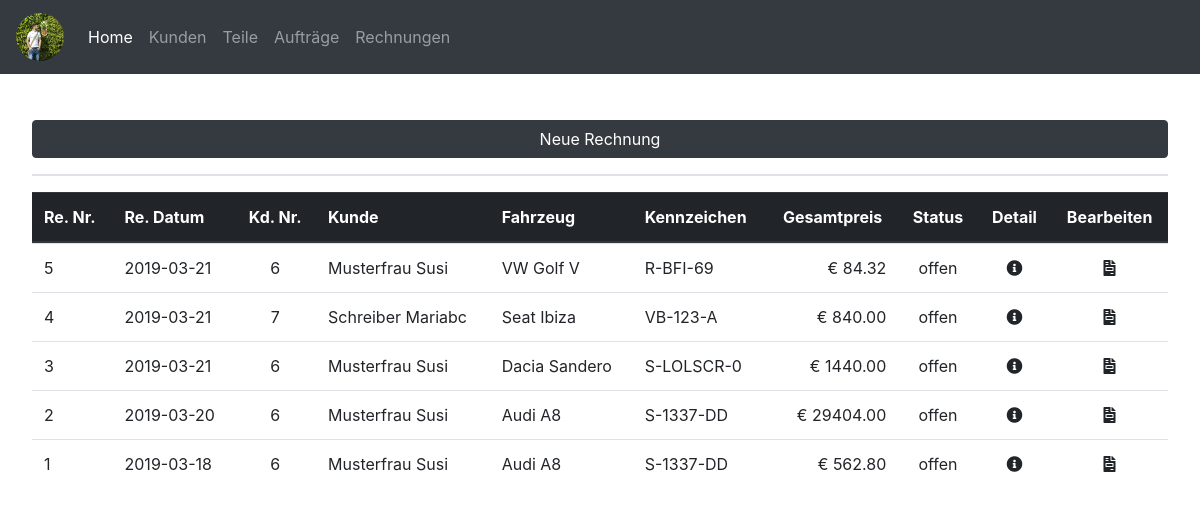
The app's page /invoice.php, older data.
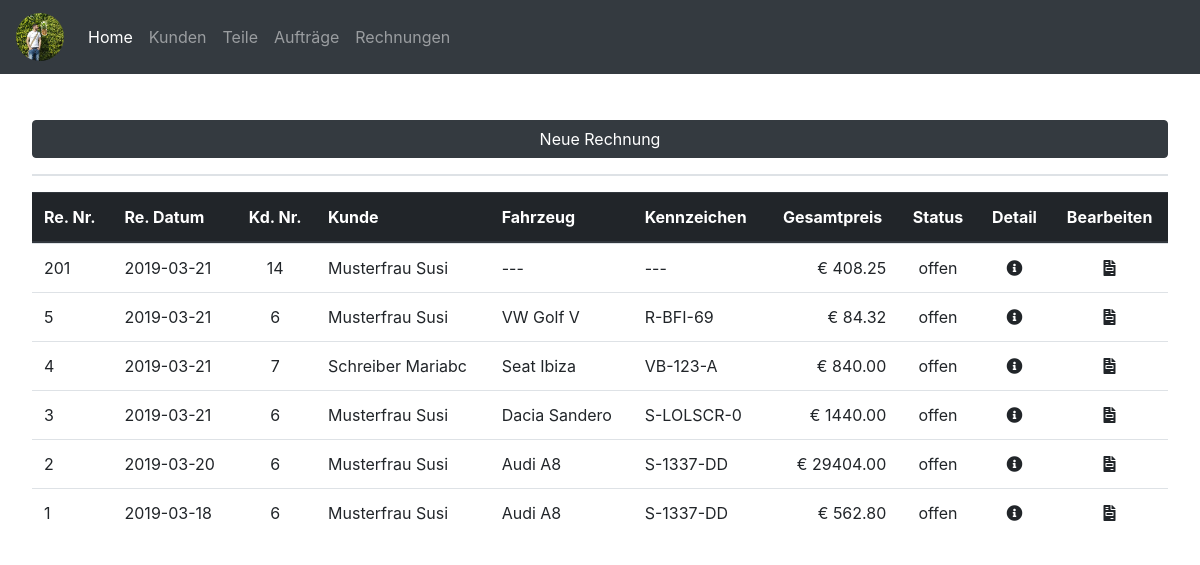
The same page, newer data.
### tables this page shows
CREATE TABLE `rechnung` (
  `rechnungid` int(11) NOT NULL,
  `repid` int(11) DEFAULT NULL,
  `rechnungsnummer` int(11) NOT NULL,
  `rechnungsdatum` date NOT NULL,
  `kundenid` int(11) NOT NULL,
  `fahrzeugid` int(11) DEFAULT NULL,
  `summe` float DEFAULT NULL,
  `status` varchar(20) DEFAULT NULL
);

CREATE TABLE `kunde` (
  `kundennummer` int(10) NOT NULL,
  `anrede` varchar(15) NOT NULL,
  `titel` varchar(10) NOT NULL,
  `vorname` varchar(20) NOT NULL,
  `nachname` varchar(20) NOT NULL,
  `gebdat` date NOT NULL,
  `strasse` varchar(50) NOT NULL,
  `plz` int(10) NOT NULL,
  `ort` varchar(50) NOT NULL,
  `telefon` varchar(20) NOT NULL,
  `email` varchar(50) NOT NULL,
  `newsletter` tinyint(1) NOT NULL,
  `kommentar` text NOT NULL,
  `kundeseit` date NOT NULL
);

CREATE TABLE `fahrzeug` (
  `fzid` int(11) NOT NULL,
  `kundeid` int(11) NOT NULL,
  `marke` varchar(20) NOT NULL,
  `type` varchar(20) NOT NULL,
  `kennzeichen` varchar(10) NOT NULL,
  `fahrgestellnummer` varchar(30) NOT NULL,
  `nationalcode` varchar(20) NOT NULL,
  `motorkennzeichen` varchar(4) NOT NULL,
  `getriebekennzeichen` varchar(20) NOT NULL,
  `farbe` varchar(20) NOT NULL,
  `treibstoff` varchar(20) NOT NULL,
  `leistung` int(3) NOT NULL,
  `hubraum` int(5) NOT NULL,
  `erstzulassung` date NOT NULL
);

### invoice.php (the view, shortened to what this page needs)
<?php include('connection.php') ?>
<?php include('header.php') ?>
<form action="invoice_new.php" method="post">
<input value="Neue Rechnung" type="submit" class="btn btn-dark btn-new-car mb-3 mb-lg-0" data-toggle="modal" data-target="#invoicenewmodal"/>
<br /><hr />
<table id="invoicetable" class="display table table-hover">
    <thead class="thead-dark">
        <tr>
            <th>Re. Nr.</th>
            <th>Re. Datum</th>
            <th><center>Kd. Nr.</center></th>
            <th>Kunde</th>
            <th>Fahrzeug</th>
            <th>Kennzeichen</th>
            <th><center>Gesamtpreis</center></th>
            <th><center>Status</center></th>
            <th><center>Detail</center></th>
            <th><center>Bearbeiten</center></th>
        </tr>
    </thead>
    <tbody>
    <?php
    $pdo->setAttribute( PDO::ATTR_ERRMODE, PDO::ERRMODE_EXCEPTION );
        $sql = "SELECT  rechnung.rechnungsnummer,
                        rechnung.rechnungsdatum,
                        rechnung.rechnungid,
                        kunde.kundennummer,
                        kunde.nachname,
                        kunde.vorname,
                        fahrzeug.marke,
                        fahrzeug.type,
                        fahrzeug.kennzeichen,
                        rechnung.summe,
                        rechnung.status
                        FROM rechnung
                        LEFT JOIN kunde
                        ON rechnung.kundenid = kunde.kundennummer
                        LEFT JOIN fahrzeug
                        ON rechnung.fahrzeugid = fahrzeug.fzid
                        #LEFT JOIN rechnungdetails
                        #ON rechnung.rechnungsnummer = rechnungdetails.rechnungsnummer
                        ORDER BY rechnung.rechnungsnummer DESC";
        $result = $pdo->query($sql);
        while($row = $result->fetch())
{
    echo "<tr href='invoice_detail.php?rechnungsnummer=" . $row['rechnungsnummer']."'>";
    echo "<td>" . $row["rechnungsnummer"] . "</td>";
    echo "<td>" . $row["rechnungsdatum"] . "</td>";
    echo "<td><center>" . $row["kundennummer"] . "</center></td>";
    echo "<td>" . $row["nachname"] . " ". $row["vorname"] . "</td>";
    if (isset($row['marke'])){
        echo "<td>" . $row["marke"] . " ". $row["type"] . "</td>";
    } else {
        echo "<td>---</td>";
    };
    if (isset($row['kennzeichen'])){
        echo "<td>" . $row["kennzeichen"] . "</td>";
    } else {
        echo "<td>---</td>";
    };
    if ($row['summe'] == 0){
        $sqlforsumme = "SELECT
        rechnungsteile.anzahl,
        teile.preis
        from rechnungsteile
        LEFT JOIN teile
        ON rechnungsteile.teileid = teile.teileid
        WHERE rechnungsteile.rechnungsid = {$row['rechnungid']}
        ";
        $summe = 0;
        foreach ($pdo->query($sqlforsumme) as $row2) {
            $rowsum = $row2['anzahl'] * $row2['preis'];
            $summe = $summe + $rowsum;
        };
        echo "<td class='text-right'>&euro; " . sprintf('%0.2f', $summe) . "</td>";
    } else {
        echo "<td class='text-right'>&euro; " . sprintf('%0.2f', $row['summe']) . "</td>";
    };
    echo "<td><center>" . $row["status"] . "</center></td>";
    echo "<td><a href='invoice_detail.php?rechnungsnummer=".$row['rechnungsnummer']."'><center><i class='fas fa-info-circle'></i></center></a></td>";
    echo "<td><a data-toggle='modal' data-target='#invoiceeditmodal" . $row["rechnungsnummer"] . "' name='id'><center><i class='fas fa-file-invoice'></i></center></a></td>";
    echo "</tr>";
?>
                <div class="modal-content">
                    </form>
            </div>
<?php
}
?>
<?php include('footer.php') ?>

Row changes from the older to the newer data that the page shows:
added rechnung: rechnungsnummer "201", rechnungsdatum "2019-03-21", kundenid.kundennummer "14", kundenid.nachname "Musterfrau", kundenid.vorname "Susi", summe "408.25", status "offen"
